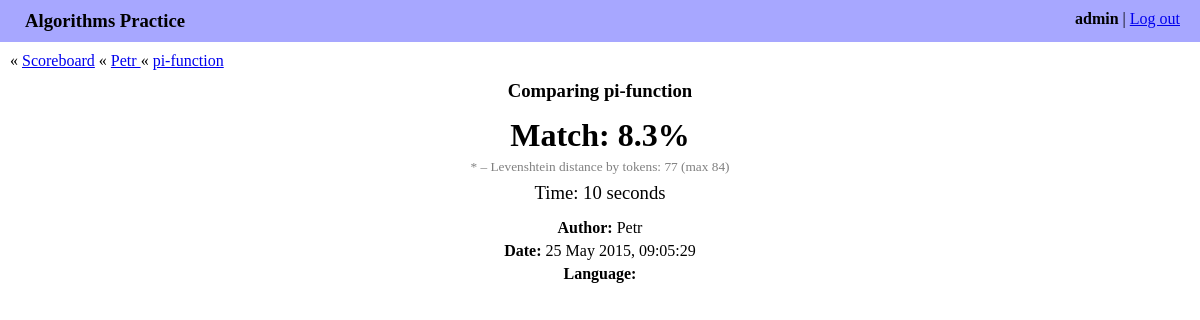
The page /algo/history/Petr/pi-function/662/ (signed in) on the database as committed earlier.
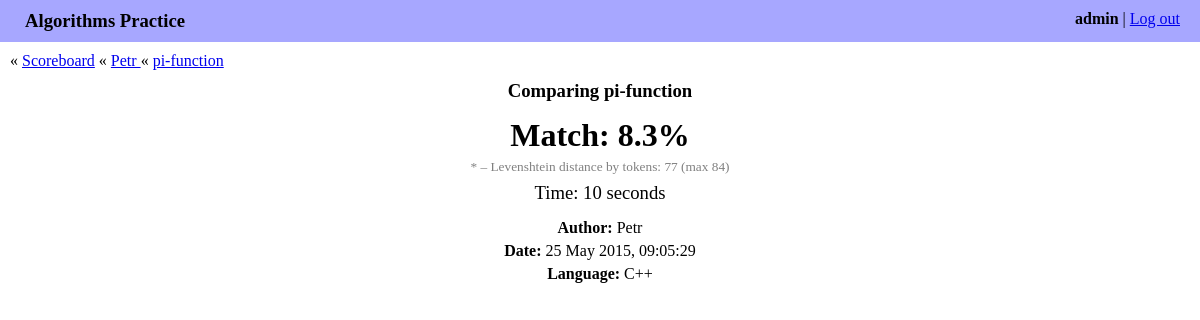
The same page on the database as committed later.
### algo/models.py (models this page shows, shortened)
class Submit(models.Model):
    algorithm = models.ForeignKey(Algorithm)
    author = models.ForeignKey(User)
    date = models.DateTimeField(auto_now_add=True)
    elapsed_seconds = models.IntegerField()
    source_code = models.TextField()
    score = models.FloatField()

class Algorithm(models.Model):
    name = models.CharField(max_length=255)
    slug = models.SlugField(max_length=60)
    language = models.ForeignKey(Language)
    source_code = models.TextField()

class Language(models.Model):
    name = models.CharField(max_length=255)
    mime_type = models.CharField(max_length=60)

### algo/views.py (the view)
@login_required
def show_submit(request, author_username, algorithm_slug, submit_id):
    author = get_object_or_404(User,
                               username=author_username, groups__name='algo')
    algorithm = get_object_or_404(Algorithm, slug=algorithm_slug)
    submit = get_object_or_404(Submit, author=author, algorithm=algorithm,
                               id=submit_id)
    (before_region_lines, after_region_lines, expected_code,
        written_fragment, expected_fragment) = extract_code_parts(
        submit.source_code, algorithm.source_code)
    score, distance, max_distance = calculate_score(
        written_fragment, expected_fragment)
    return render(request, 'algo/submit.html', {
        'submit': submit,
        'before_region_lines': before_region_lines,
        'after_region_lines': after_region_lines,
        'expected_code': expected_code,
        'new_submit': False,
        'score': score,
        'distance': distance,
        'max_distance': max_distance,
    })

### algo/code_compare.py (called while the page is built)
def split_to_tokens(code):
    return re.split(r'(\w+|\S)', code)[1::2]

def levenshtein_distance(a, b):
    M = len(a)
    N = len(b)
    dp = [[0 for j in range(N + 1)] for i in range(M + 1)]
    for i in range(M + 1):
        for j in range(N + 1):
            if i == 0 or j == 0:
                dp[i][j] = i + j
                continue
            dp[i][j] = min(
                dp[i][j - 1] + 1,
                dp[i - 1][j] + 1,
                dp[i - 1][j - 1] + (a[i - 1] != b[j - 1]),
            )
    return dp[M][N]

### algo/views.py (called while the page is built)
def calculate_score(written_fragment, expected_fragment):
    written_tokens = code_compare.split_to_tokens(written_fragment)
    expected_tokens = code_compare.split_to_tokens(expected_fragment)
    distance = code_compare.levenshtein_distance(
        written_tokens, expected_tokens)
    max_distance = max(len(written_tokens), len(expected_tokens))
    score = (1.0 - distance / max_distance) * 100
    score = math.floor(score * 10) / 10
    return score, distance, max_distance

### algo/templates/algo/submit.html (shortened to what this page needs)
{% extends "algo/base.html" %}
{% load staticfiles %}
{% block includes %}
<link rel="stylesheet" href="{% static 'algo/lib/codemirror-5.3/lib/codemirror.css' %}" />
<link rel="stylesheet" href="{% static 'algo/lib/codemirror-5.3/addon/scroll/simplescrollbars.css' %}" />
<link rel="stylesheet" href="{% static 'algo/lib/codemirror-5.3/addon/merge/merge.css' %}" />
{% endblock %}
{% block content %}
<div class="navigation_box">
    &laquo; <a href="{% url 'algo:index' %}">Scoreboard</a>
    {% if new_submit %}
    &laquo; <a href="{% url 'algo:check' algorithm_slug=submit.algorithm.slug %}">Check {{ submit.algorithm.name }}</a>
    {% else %}
    &laquo; <a href="{% url 'algo:history' author_username=submit.author.username %}">
        {{ submit.author.username }}
    </a>
    &laquo; <a href="{% url 'algo:history' author_username=submit.author.username algorithm_slug=submit.algorithm.slug %}">
        {{ submit.algorithm.name }}
    </a>
    {% endif %}
</div>
<div class="submit_content">
    <h3>Comparing {{ submit.algorithm.name }}</h3>
    <div class="match_description">
        <div class="match_percents">Match: {{ score|floatformat:1 }}%</div>
        <div class="match_comment">
            * &ndash; Levenshtein distance by tokens: {{ distance }} (max {{ max_distance }})
        </div>
        <div class="submit_elapsed_time">Time: {{ submit.elapsed_seconds }} seconds</div>
    </div>
    <div class="match_continue">
        {% if new_submit %}
        <a href="{% url 'algo:check' algorithm_slug=submit.algorithm.slug %}">Try again</a>
        <a href="{% url 'algo:check_random' %}">Try random</a>
        {% else %}
        <p><b>Author:</b> {{ submit.author.username }}</p>
        <p><b>Date:</b> {{ submit.date|date:"d M Y, H:m:s" }}</p>
        <p><b>Language:</b> {{ submit.algorithm.language.name }}</p>
        {% endif %}
    </div>
{% endblock %}

Rows that differ between the two databases and show on the page:
changed through a linked row, Submit "pi-function": algorithm.language.name (not shown) → "C++"
